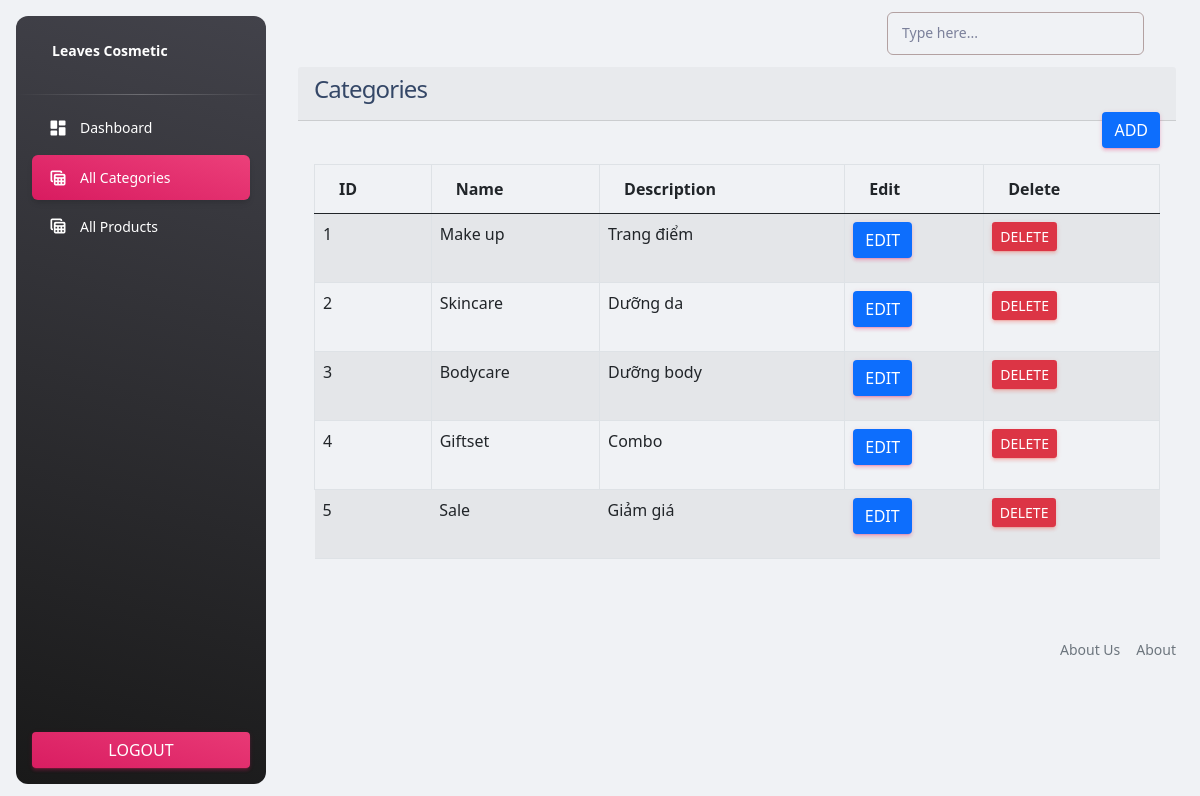
The app's page /admin/category.php (signed in) with its own data.
### tables this page shows
CREATE TABLE `catagory` (
  `id` int(11) NOT NULL,
  `name` text NOT NULL,
  `image` varchar(255) NOT NULL,
  `description` text NOT NULL,
  `status` int(11) NOT NULL,
  `created_at` timestamp NOT NULL DEFAULT current_timestamp() ON UPDATE current_timestamp()
);

### functions/myfunctions.php (called while the page is built, shortened)
<?php
include('../config/dbcon.php');
function getAll($table){
    global $con;
    $query = "SELECT * FROM $table";
    $query_run = mysqli_query($con, $query);
    return $query_run;
}
?>

### admin/category.php (the view, shortened to what this page needs)
<?php
include ('./include/header.php');
?>
<div class="container">
    <div class="row">
        <div class="col-md-12">
            <div class="card-header">
                <h4>Categories</h4>
                <a href="add-category.php" class="btn btn-primary float-end">Add</a>
            </div>
            <div class="card-body " id=" category_table">
                <table class="table table-bordered table-striped">
                    <thead>
                        <tr>
                            <th>ID</th>
                            <th>Name</th>
                            <th>Description</th>
                            <th>Edit</th>
                            <th>Delete</th>
                        </tr>
                    </thead>
                    <tbody>
                        <?php
                            $category = getAll("catagory");
                            if(mysqli_num_rows($category) > 0)
                            {
                                foreach($category as $item)
                                {
                                    ?>
                                    <tr>
                                       <td><?= $item['id'] ;?></td>
                                       <td><?= $item['name'] ;?></td>
                                       <td>
                                            <?= $item['description']; ?>
                                        </td>
                                        <td>
                                            <a href="edit-category.php?id=<?= $item['id'] ;?>" class="btn btn-primary">Edit</a>
                                        </td>
                                        <td>
                                        <button type="button" class="btn btn-sm btn-danger delete_category_btn" value="<?= $item['id'] ;?>">Delete</button>
                                        </td>
                                    </tr>
                                    <?php
                                }
                            }
                        ?>
                    </tbody>
                </table>
            </div>
        </div>
    </div>
</div>
<?php include ('./include/footer.php')?>

### admin/include/header.php (shortened to what this page needs)
<!DOCTYPE html>
<html lang="en">
<head>
  <link id="pagestyle" href="assets/css/material-dashboard.min.css?v=3.0.0" rel="stylesheet" />
  <link rel="stylesheet" href="//cdn.jsdelivr.net/npm/alertifyjs@1.13.1/build/css/themes/bootstrap.min.css"/>
  <link rel="stylesheet" href="//cdn.jsdelivr.net/npm/alertifyjs@1.13.1/build/css/alertify.min.css"/>
</head>
<body class="g-sidenav-show  bg-gray-200">
  <?php include('sidebar.php') ?>
<main class="main-content position-relative max-height-vh-100 h-100 border-radius-lg ">
<?php include('navbar.php') ?>

### admin/include/sidebar.php (shortened to what this page needs)
<?php
$page =substr($_SERVER['SCRIPT_NAME'], strrpos($_SERVER['SCRIPT_NAME'],"/")+1) ;
?>
<aside class="sidenav navbar navbar-vertical navbar-expand-xs border-0 border-radius-xl my-3 fixed-start ms-3   bg-gradient-dark" id="sidenav-main">
    <div class="sidenav-header">
      <a class="navbar-brand m-0" href=" https://demos.creative-tim.com/material-dashboard/pages/dashboard " target="_blank">
        <span class="ms-1 font-weight-bold text-white">Leaves Cosmetic</span>
      </a>
    </div>
    <hr class="horizontal light mt-0 mb-2">
    <div class="collapse navbar-collapse  w-auto  max-height-vh-100" id="sidenav-collapse-main">
      <ul class="navbar-nav">
        <li class="nav-item">
          <a class="nav-link text-white  <?= $page == "index.php"? 'active bg-gradient-primary':'';?> " href="index.php">
            <div class="text-white text-center me-2 d-flex align-items-center justify-content-center">
              <i class="material-icons opacity-10">dashboard</i>
            </div>
            <span class="nav-link-text ms-1">Dashboard</span>
          </a>
        </li>
        <li class="nav-item">
          <a class="nav-link text-white <?= $page == "category.php"? 'active bg-gradient-primary':'';?> " href="category.php">
            <div class="text-white text-center me-2 d-flex align-items-center justify-content-center">
              <i class="material-icons opacity-10">table_view</i>
            </div>
            <span class="nav-link-text ms-1">All Categories</span>
          </a>
        </li>
        <li class="nav-item">
          <a class="nav-link text-white <?= $page == "products.php"? 'active bg-gradient-primary':'';?>  " href="products.php">
            <div class="text-white text-center me-2 d-flex align-items-center justify-content-center">
              <i class="material-icons opacity-10">table_view</i>
            </div>
            <span class="nav-link-text ms-1">All Products</span>
          </a>
        </li>
      </ul>
    </div>
    <div class="sidenav-footer position-absolute w-100 bottom-0 ">
      <div class="mx-3">
        <a class="btn bg-gradient-primary mt-4 w-100"
         href="../logout.php">Logout</a>
      </div>
    </div>
  </aside>

### admin/include/navbar.php
<nav class="navbar navbar-main navbar-expand-lg px-0 mx-4 shadow-none border-radius-xl" id="navbarBlur" navbar-scroll="true">
      <div class="container-fluid py-1 px-3">
        <div class="collapse navbar-collapse mt-sm-0 mt-2 me-md-0 me-sm-4" id="navbar">
          <div class="ms-md-auto pe-md-3 d-flex align-items-center">
            <div class="input-group input-group-outline">
              <label class="form-label">Type here...</label>
              <input type="text" class="form-control">
            </div>
          </div>
        </div>
      </div>
    </nav>

### admin/include/footer.php (shortened to what this page needs)
<footer class="footer pt-5">
      <div class="container-fluid">
        <div class="row align-items-center justify-content-lg-between">
          <div class="col-lg-12">
            <ul class="nav nav-footer justify-content-center justify-content-lg-end">
            <li class="nav-item">
                <a href="#" class="nav-link pe-0 text-muted" target="_blank">About Us</a>
              </li>
              <li class="nav-item">
                <a href="#" class="nav-link pe-0 text-muted" target="_blank">About</a>
              </li>
            </ul>
          </div>
        </div>
      </div>
    </footer>
  </main>
  </body>
</html>

### admin/include/header.php (style rules this page uses)
.form-control { border: 1px solid #b3a1a1 !important; padding: 8px 10px; }

### records on screen
catagory: id "1", name "Make up", description "Trang điểm"
catagory: id "2", name "Skincare", description "Dưỡng da"
catagory: id "3", name "Bodycare", description "Dưỡng body"
catagory: id "4", name "Giftset", description "Combo"
catagory: id "5", name "Sale", description "Giảm giá"
